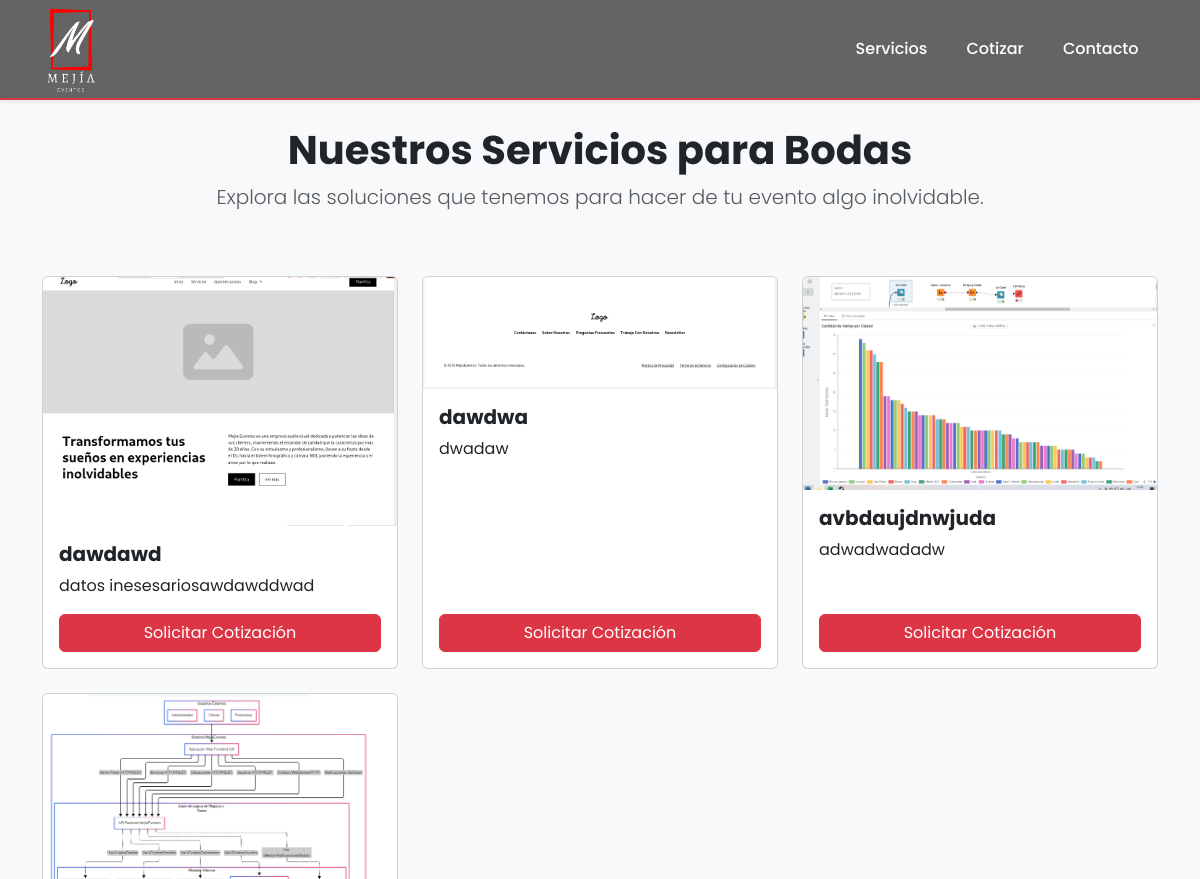
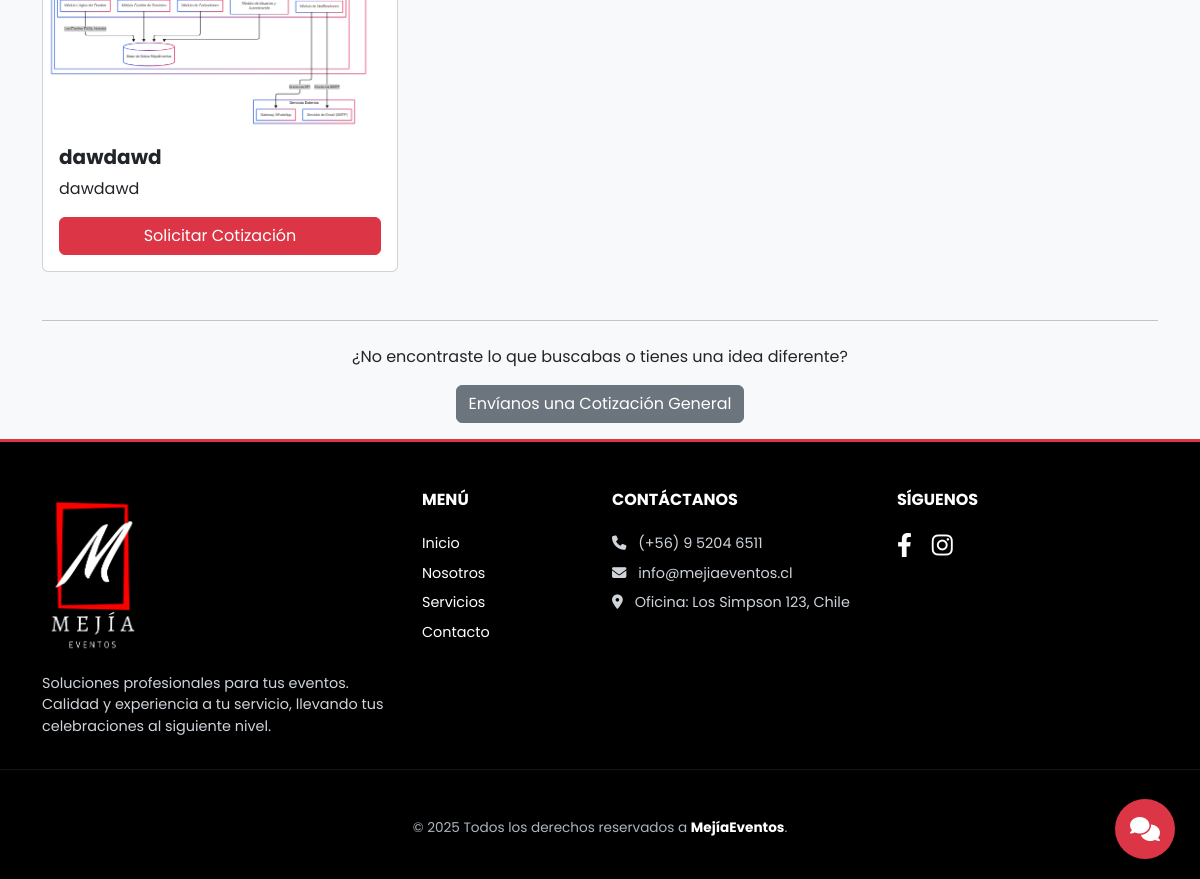
The app's page /servicios/ with its own data (2 pictures, top to bottom).
### core/models.py (models this page shows, shortened)
class Servicio(models.Model):
    nombre = models.CharField(max_length=200)
    descripcion = models.TextField()
    imagen = models.ImageField(upload_to='servicios/', blank=True, null=True, help_text="Imagen opcional del servicio")

### core/views.py (the view)
# urls.py: path('servicios/', ListaServiciosView.as_view(), name='lista_servicios'),
class ListaServiciosView(ListView):
    model = Servicio
    template_name = 'core/lista_servicios.html'
    context_object_name = 'servicios'

### core/context_processors.py (called while the page is built)
def chatbot_suggestions_processor(request):
    try:
        suggestions = [qa.keywords.split(',')[0].strip().capitalize() for qa in ChatbotQA.objects.all()[:5]]
    except:
        suggestions = [] # Si hay un error o la BD no está lista, devuelve una lista vacía
    return {'chatbot_sugerencias': suggestions}

### core/templates/core/lista_servicios.html (shortened to what this page needs)
{% extends 'core/base.html' %}
{% load static %}
{% block main_classes %}main-content-with-padding{% endblock main_classes %}
{% block content %}
    <div class="row">
        <div class="col-12 text-center mb-5">
            <h1 class="fw-bold">Nuestros Servicios para Bodas</h1>
            <p class="lead text-muted">Explora las soluciones que tenemos para hacer de tu evento algo inolvidable.</p>
        </div>
    </div>
    <div class="row g-4">
        {% if servicios %}
            {% for servicio in servicios %}
                <div class="col-md-6 col-lg-4 d-flex align-items-stretch">
                    <div class="card h-100 servicio-card">
                        {% if servicio.imagen %}
                            <img src="{{ servicio.imagen.url }}" class="card-img-top" alt="{{ servicio.nombre }}">
                        {% else %}
                            <img src="{% static 'img/placeholder_evento.jpg' %}" class="card-img-top" alt="Servicio Placeholder">
                        {% endif %}
                        <div class="card-body d-flex flex-column">
                            <h5 class="card-title fw-bold">{{ servicio.nombre }}</h5>
                            <p class="card-text flex-grow-1">{{ servicio.descripcion|truncatewords:25 }}</p>
                            <a href="{% url 'core:solicitar_cotizacion_especifica' servicio_id=servicio.id %}" class="btn btn-danger mt-auto">Solicitar Cotización</a>
                        </div>
                    </div>
                </div>
            {% endfor %}
        {% else %}
            <div class="col-12">
                <p class="text-center text-muted py-5">Actualmente no hay servicios disponibles. Por favor, vuelve a consultar más tarde.</p>
            </div>
        {% endif %}
    </div>
    <div class="text-center mt-5">
        <hr>
        <p class="mt-4">¿No encontraste lo que buscabas o tienes una idea diferente?</p>
        <a href="{% url 'core:solicitar_cotizacion_general' %}" class="btn btn-secondary">Envíanos una Cotización General</a>
    </div>
{% endblock content %}

### core/static/css/estilos.css (style rules this page uses)
body { font-family: 'Poppins', sans-serif; display: flex; flex-direction: column; min-height: 100vh; background-color: #f8f9fa; color: #212529; margin: 0; }

### records on screen
Servicio: imagen (picture), nombre "dawdawd", descripcion "datos inesesariosawdawddwad"
Servicio: imagen (picture), nombre "dawdwa", descripcion "dwadaw"
Servicio: imagen (picture), nombre "avbdaujdnwjuda", descripcion "adwadwadadw"
Servicio: imagen (picture), nombre "dawdawd", descripcion "dawdawd"
